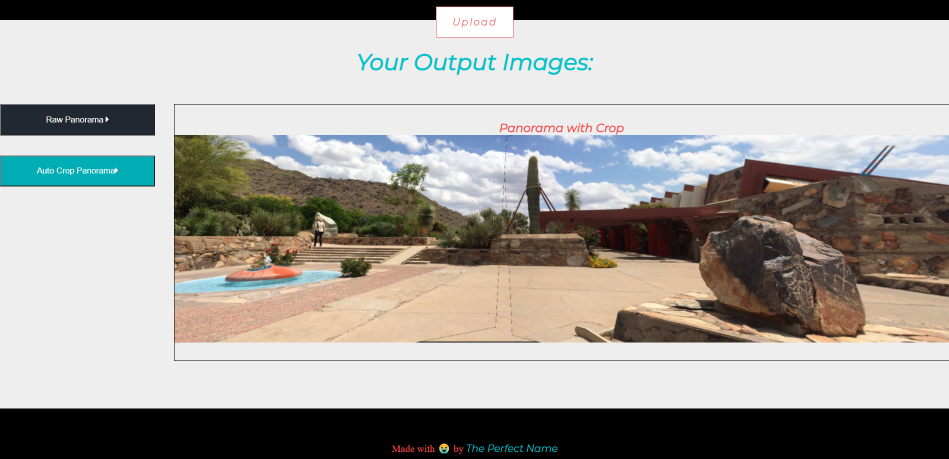
#> input picture sample.png, 1898 x 918 px (shown at 1/2 size)
$ python -i stitch.py   (imports and definitions only)   (older library calls are emulated)
#> lines starting #> are read from the running program, lines starting #| are printed output that depends on the picture
import cv2
import numpy as np
import math
import imutils

class Stitch:
    def __init__(self,img_arr):

        """
        For the better performance and the least distorted, I start from
        the center of images. Input of class is numpy array images input
        because of output from web server.
        """

        center = int(len(img_arr)/2)
        self.reference_img = img_arr.pop(center)
        self.img_arr = img_arr

        # Generate SIFT and Fast Library for Approximate Nearest Neighbors
        self.sift = cv2.xfeatures2d.SIFT_create()
        FLANN_INDEX_KDTREE = 1
        self.index_params = dict(algorithm = FLANN_INDEX_KDTREE, trees = 5)
        self.search_params = dict(checks = 50)

    # [288 lines left out: functions get_features, match, homography, find_shape, image_align, remove_seam and 3 more, not called in this run]

>>> import cv2
>>> picture = cv2.imread('sample.png', cv2.IMREAD_GRAYSCALE)
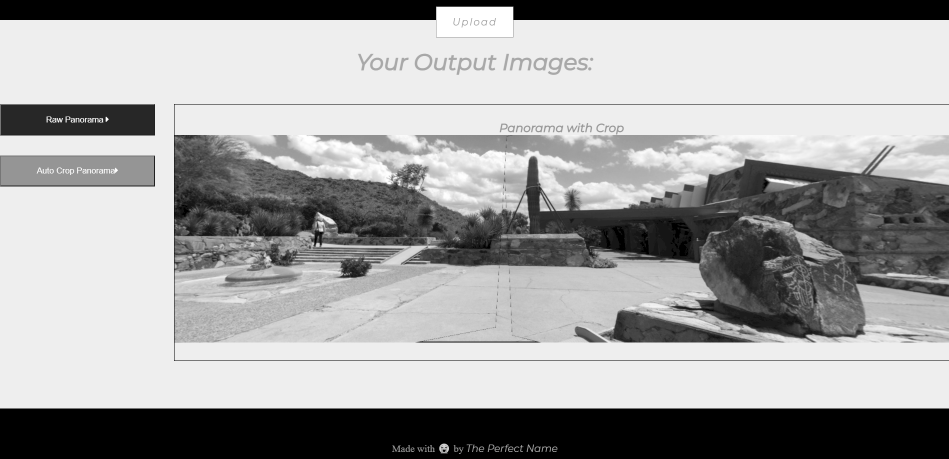
#> picture: shape (918, 1898) (shown at 1/2 size); min 0, max 255, mean 161.2
>>> result = Stitch(picture).stitch()
#> in __init__, `center = int(len(img_arr)/2)`: center = 459
#> (the run stopped early here; a loop or call above may not have finished)
